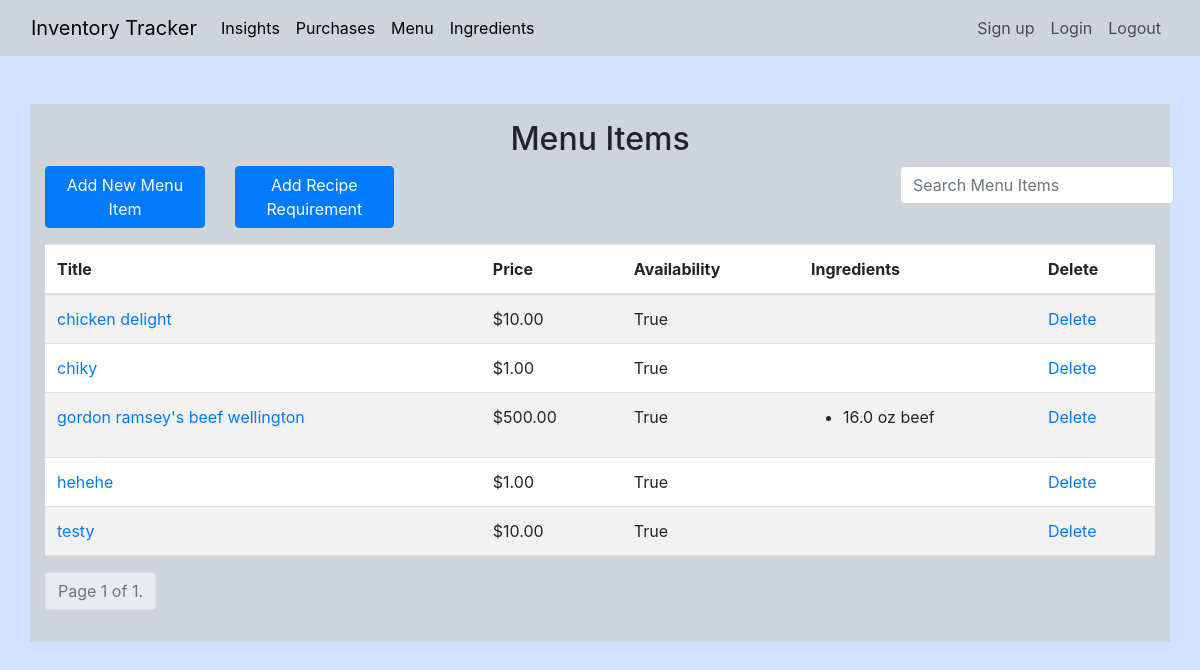
Before: /menu/ (signed in) with the older database file.
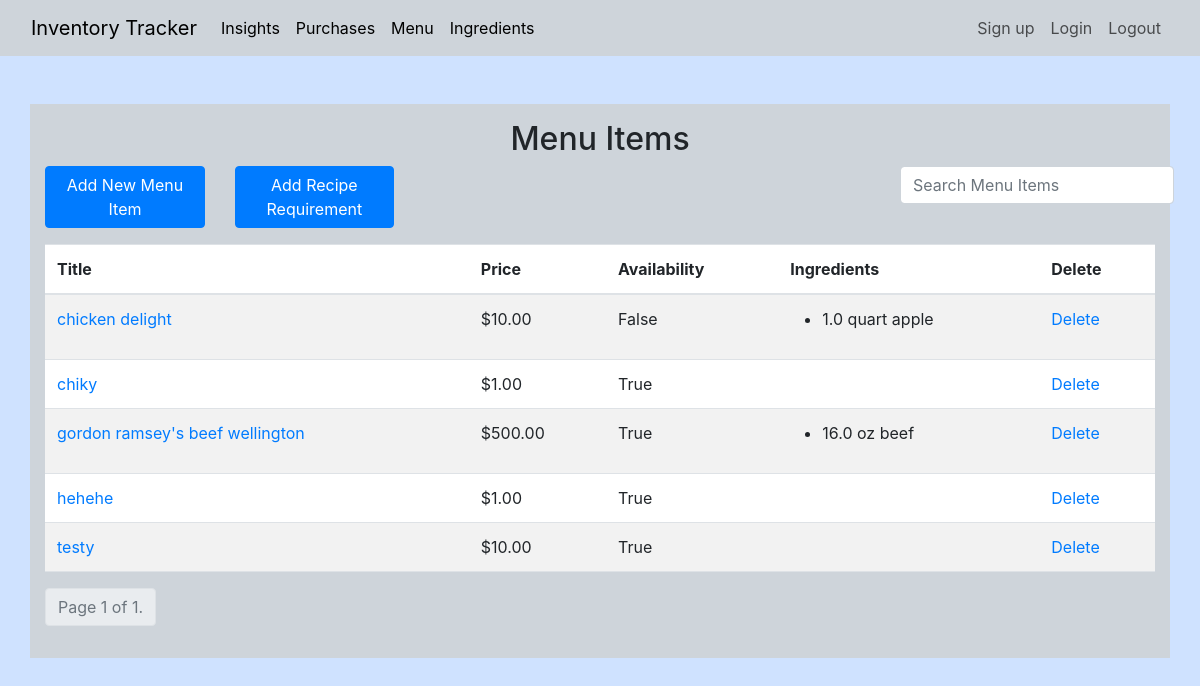
After: the same page with the newer database file.
### inventoryApp/models.py (models this page shows, shortened)
class MenuItem(models.Model):
    title = models.CharField(max_length=200, unique=True)
    price = models.FloatField(default=0.00)
    def available(self):
        return all(X.enough() for X in self.reciperequirement_set.all())

class RecipeRequirement(models.Model):
    menu_item = models.ForeignKey(MenuItem, on_delete=models.CASCADE)
    ingredient = models.ForeignKey(Ingredient, on_delete=models.CASCADE)
    quantity = models.FloatField(default=0)
    unit = models.CharField(max_length=20, choices=UNITS_OF_MEASUREMENT, default='lb')
    def enough(self):
        required_quantity = UnitConversionUtil.convert_to_common_unit(self.quantity, self.unit, self.ingredient.name)
        available_quantity = UnitConversionUtil.convert_to_common_unit(self.ingredient.quantity, self.ingredient.unit,
                                                                       self.ingredient.name)
        return required_quantity <= available_quantity

class Ingredient(models.Model):
    name = models.CharField(max_length=200, unique=True)
    quantity = models.FloatField(default=0)
    unit = models.CharField(max_length=20, choices=UNITS_OF_MEASUREMENT, default='lb')
    price_per_unit = models.FloatField(default=0)

### inventoryApp/views.py (the view)
# urls.py: path('menu/', MenuListView.as_view(), name='menu-detail'),
class MenuListView(LoginRequiredMixin, ListView):
    template_name = 'inventoryApp/menu.html'
    model = MenuItem
    ordering = ['title']
    paginate_by = 5
    def get_queryset(self):
        queryset = super().get_queryset()
        search_term = self.request.GET.get('search', None)
        if search_term:
            queryset = queryset.filter(title__icontains=search_term)
        return queryset

### inventoryApp/constants/util.py (called while the page is built)
    @staticmethod
    def convert_to_common_unit(quantity, unit, ingredient_name):
        density = INGREDIENT_DENSITIES.get(ingredient_name)
        if density is None:
            best_match = difflib.get_close_matches(ingredient_name, INGREDIENT_DENSITIES.keys(), n=1)
            if best_match:
                density = INGREDIENT_DENSITIES[best_match[0]]
            else:
                raise ValueError(f"No matching density found for ingredient {ingredient_name}")
        for key in UNIT_CONVERSIONS:
            if key.find(unit) != -1:
                quantity *= UNIT_CONVERSIONS.get(key)
                break
        return quantity / density  # Convert to grams or milliliters

### inventoryApp/templates/inventoryApp/menu.html (shortened to what this page needs)
{% extends 'inventoryApp/base.html' %}
{% block content %}
<div class="container bg-dark-subtle mt-5 pt-3 pb-3">
    <h2 style="text-align: center">Menu Items</h2>
    <div class="row justify-content-between mb-3">
        <div class="col-md-2">
            <a type="button" class="btn btn-primary btn-block" href="{% url 'add-menu-item' %}">Add New Menu Item</a>
        </div>
        <div class="col-md-7">
            <a type="button" class="btn btn-primary btn-block" style="width: 25%" href="{% url 'add-recipe-requirement' %}">
                Add Recipe Requirement</a>
        </div>
        <div class="col-md-3">
            <form action="" method="get">
              <input class="form-control" style="width: auto" type="text" name="search" placeholder="Search Menu Items">
            </form>
        </div>
   </div>
    <div class="table-responsive">
        <table class="table table-striped">
            <thead>
                <tr>
                    <th>Title</th>
                    <th>Price</th>
                    <th>Availability</th>
                    <th>Ingredients</th>
                    <th>Delete</th>
                </tr>
            </thead>
            <tbody>
            {% for menu_item in object_list %}
                <tr>
                    <td>
                        <a href="{% url "update-menu-item" menu_item.id %}">{{ menu_item.title }}</a>
                    </td>
                    <td class="price">${{ menu_item.price|stringformat:".2f" }}</td>
                    <td>{{ menu_item.available }}</td>
                    <td><ul class="menu-item-ingredients">
                {% for recipe_requirement in menu_item.reciperequirement_set.all %}
                <li>{{ recipe_requirement.quantity }} {{recipe_requirement.unit }}
                    {{ recipe_requirement.ingredient.name }}</li>
                {% endfor %}
            </ul></td>
                <td><a href="{% url 'delete-menu-item' menu_item.id %}">Delete</a></td>
                </tr>
            {% endfor %}
            </tbody>
        </table>
    </div>
    <div>
      <ul class="pagination">
        <li class="page-item disabled">
          <span class="page-link bg-body-secondary">
            Page {{ page_obj.number }} of {{ page_obj.paginator.num_pages }}.
          </span>
        </li>
      </ul>
    </div>
</div>
{% endblock %}

Changed rows visible on the page:
computed for MenuItem "chicken delight": available "True" → "False"
added RecipeRequirement: quantity "1.0", unit "quart", ingredient.name "apple", shown under MenuItem "chicken delight"
